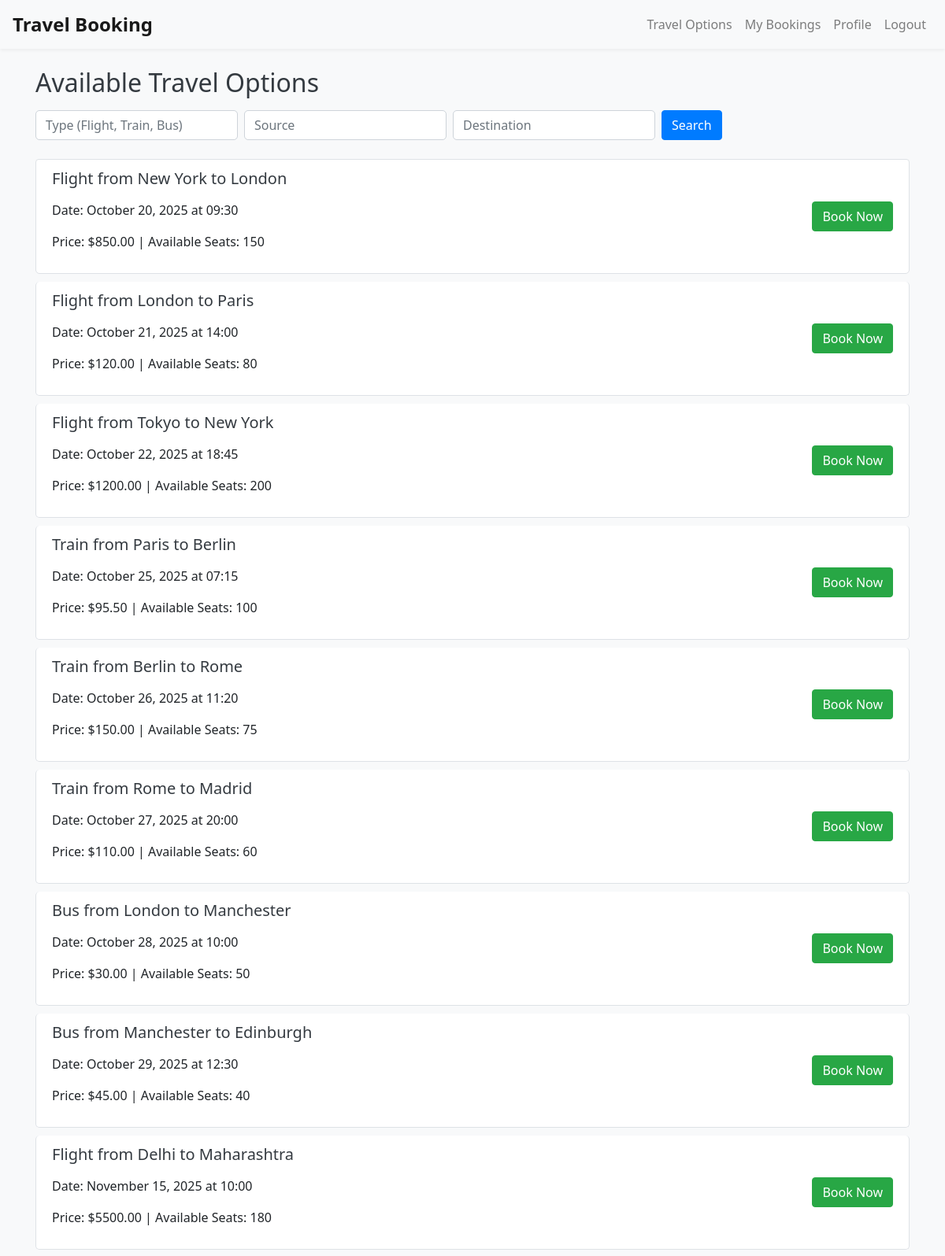
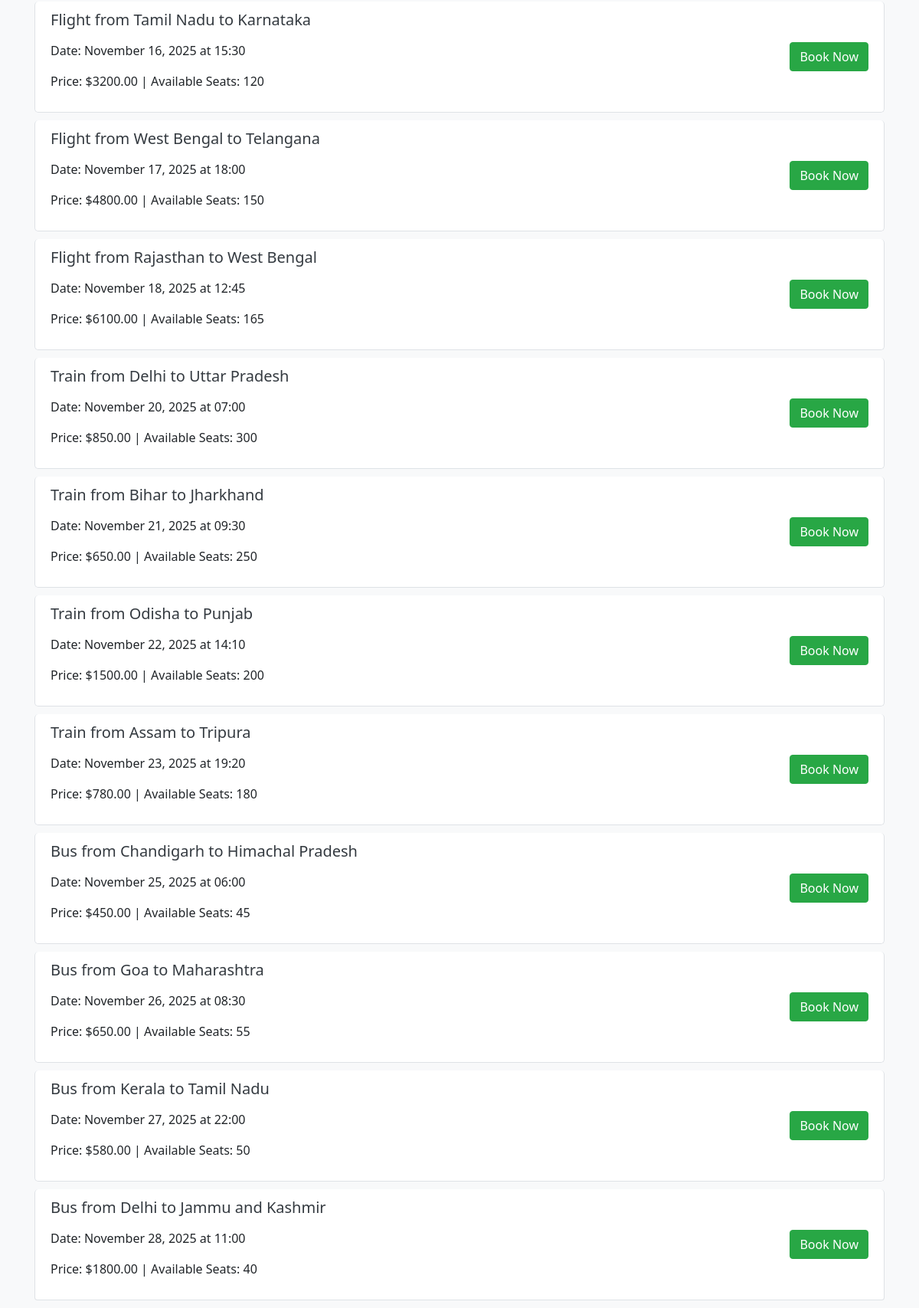
Screenshot of /travel-options/ (signed in) with the database file from the repository (2 pictures, top to bottom).
### booking_app/models.py (models this page shows, shortened)
class TravelOption(models.Model):
    TRAVEL_TYPES = (
        ('Flight', 'Flight'),
        ('Train', 'Train'),
        ('Bus', 'Bus'),
    )
    travel_id = models.CharField(max_length=100, unique=True)
    travel_type = models.CharField(max_length=10, choices=TRAVEL_TYPES)
    source = models.CharField(max_length=100)
    destination = models.CharField(max_length=100)
    date_time = models.DateTimeField()
    price = models.DecimalField(max_digits=10, decimal_places=2)
    available_seats = models.IntegerField()

### booking_app/views.py (the view)
# urls.py: path('travel-options/', views.travel_options, name='travel_options'),
@login_required
def travel_options(request):
    options = TravelOption.objects.all()
    if request.GET.get('type'):
        options = options.filter(travel_type__icontains=request.GET.get('type'))
    if request.GET.get('source'):
        options = options.filter(source__icontains=request.GET.get('source'))
    if request.GET.get('destination'):
        options = options.filter(destination__icontains=request.GET.get('destination'))
    context = {'travel_options': options}
    return render(request, 'travel_options.html', context)

### booking_app/templates/travel_options.html (shortened to what this page needs)
{% extends 'base.html' %}
{% load static %}
{% block content %}
<h2>Available Travel Options</h2>
<form method="get" class="form-inline mb-4">
    <div class="form-group mr-2">
        <input type="text" class="form-control" name="type" placeholder="Type (Flight, Train, Bus)">
    </div>
    <div class="form-group mr-2">
        <input type="text" class="form-control" name="source" placeholder="Source">
    </div>
    <div class="form-group mr-2">
        <input type="text" class="form-control" name="destination" placeholder="Destination">
    </div>
    <button type="submit" class="btn btn-primary">Search</button>
</form>
{% if travel_options %}
    <ul class="list-group">
        {% for option in travel_options %}
        <li class="list-group-item d-flex justify-content-between align-items-center">
            <div>
                <h5>{{ option.travel_type }} from {{ option.source }} to {{ option.destination }}</h5>
                <p>Date: {{ option.date_time|date:"F d, Y" }} at {{ option.date_time|time:"H:i" }}</p>
                <p>Price: ${{ option.price }} | Available Seats: {{ option.available_seats }}</p>
            </div>
            {% if option.available_seats > 0 %}
                <a href="{% url 'book_travel' option.id %}" class="btn btn-success">Book Now</a>
            {% else %}
                <span class="badge badge-danger badge-pill">Sold Out</span>
            {% endif %}
        </li>
        {% endfor %}
    </ul>
{% else %}
    <div class="alert alert-info" role="alert">
        No travel options found.
    </div>
{% endif %}
{% endblock %}

### booking_app/templates/base.html (shortened to what this page needs)
{% load static %}
<!DOCTYPE html>
<html lang="en">
<head>
    <link rel="stylesheet" href="https://stackpath.bootstrapcdn.com/bootstrap/4.5.2/css/bootstrap.min.css">
    <link rel="stylesheet" href="{% static 'css/style.css' %}">
</head>
<body>
    <nav class="navbar navbar-expand-lg navbar-light bg-light">
        <a class="navbar-brand" href="{% url 'home' %}">Travel Booking</a>
        <div class="collapse navbar-collapse" id="navbarNav">
            <ul class="navbar-nav ml-auto">
                <li class="nav-item">
                    <a class="nav-link" href="{% url 'travel_options' %}">Travel Options</a>
                </li>
                {% if user.is_authenticated %}
                <li class="nav-item">
                    <a class="nav-link" href="{% url 'my_bookings' %}">My Bookings</a>
                </li>
                <li class="nav-item">
                    <a class="nav-link" href="{% url 'profile' %}">Profile</a>
                </li>
                <li class="nav-item">
                    <a class="nav-link" href="{% url 'logout' %}">Logout</a>
                </li>
                {% endif %}
            </ul>
        </div>
    </nav>
    <div class="container mt-4">
        {% block content %}
        {% endblock %}
    </div>
</body>
</html>

### booking_app/static/css/style.css (style rules this page uses)
body { font-family: 'Segoe UI', Tahoma, Geneva, Verdana, sans-serif; background-color: #f8f9fa; }
h1, h2, h3, h4, h5, h6 { color: #343a40; margin-bottom: 1rem; }
.navbar { box-shadow: 0 2px 4px rgba(0,0,0,.05); }
.navbar-brand { font-weight: bold; font-size: 1.5rem; }
.form-control { border-radius: 5px; }
.list-group-item { border: 1px solid #dee2e6; border-radius: 5px; margin-bottom: 10px; transition: transform 0.2s; }
.btn-primary { background-color: #007bff; border-color: #007bff; }

### rows the page displays
TravelOption: travel_type "Flight", source "New York", destination "London", date_time "October 20, 2025", date_time "09:30", price "850.00", available_seats "150", shows "Book Now"
TravelOption: travel_type "Flight", source "London", destination "Paris", date_time "October 21, 2025", date_time "14:00", price "120.00", available_seats "80", shows "Book Now"
TravelOption: travel_type "Flight", source "Tokyo", destination "New York", date_time "October 22, 2025", date_time "18:45", price "1200.00", available_seats "200", shows "Book Now"
TravelOption: travel_type "Train", source "Paris", destination "Berlin", date_time "October 25, 2025", date_time "07:15", price "95.50", available_seats "100", shows "Book Now"
TravelOption: travel_type "Train", source "Berlin", destination "Rome", date_time "October 26, 2025", date_time "11:20", price "150.00", available_seats "75", shows "Book Now"
TravelOption: travel_type "Train", source "Rome", destination "Madrid", date_time "October 27, 2025", date_time "20:00", price "110.00", available_seats "60", shows "Book Now"
TravelOption: travel_type "Bus", source "London", destination "Manchester", date_time "October 28, 2025", date_time "10:00", price "30.00", available_seats "50", shows "Book Now"
TravelOption: travel_type "Bus", source "Manchester", destination "Edinburgh", date_time "October 29, 2025", date_time "12:30", price "45.00", available_seats "40", shows "Book Now"
TravelOption: travel_type "Flight", source "Delhi", destination "Maharashtra", date_time "November 15, 2025", date_time "10:00", price "5500.00", available_seats "180", shows "Book Now"
TravelOption: travel_type "Flight", source "Tamil Nadu", destination "Karnataka", date_time "November 16, 2025", date_time "15:30", price "3200.00", available_seats "120", shows "Book Now"
TravelOption: travel_type "Flight", source "West Bengal", destination "Telangana", date_time "November 17, 2025", date_time "18:00", price "4800.00", available_seats "150", shows "Book Now"
TravelOption: travel_type "Flight", source "Rajasthan", destination "West Bengal", date_time "November 18, 2025", date_time "12:45", price "6100.00", available_seats "165", shows "Book Now"
TravelOption: travel_type "Train", source "Delhi", destination "Uttar Pradesh", date_time "November 20, 2025", date_time "07:00", price "850.00", available_seats "300", shows "Book Now"
TravelOption: travel_type "Train", source "Bihar", destination "Jharkhand", date_time "November 21, 2025", date_time "09:30", price "650.00", available_seats "250", shows "Book Now"
TravelOption: travel_type "Train", source "Odisha", destination "Punjab", date_time "November 22, 2025", date_time "14:10", price "1500.00", available_seats "200", shows "Book Now"
TravelOption: travel_type "Train", source "Assam", destination "Tripura", date_time "November 23, 2025", date_time "19:20", price "780.00", available_seats "180", shows "Book Now"
TravelOption: travel_type "Bus", source "Chandigarh", destination "Himachal Pradesh", date_time "November 25, 2025", date_time "06:00", price "450.00", available_seats "45", shows "Book Now"
TravelOption: travel_type "Bus", source "Goa", destination "Maharashtra", date_time "November 26, 2025", date_time "08:30", price "650.00", available_seats "55", shows "Book Now"
TravelOption: travel_type "Bus", source "Kerala", destination "Tamil Nadu", date_time "November 27, 2025", date_time "22:00", price "580.00", available_seats "50", shows "Book Now"
TravelOption: travel_type "Bus", source "Delhi", destination "Jammu and Kashmir", date_time "November 28, 2025", date_time "11:00", price "1800.00", available_seats "40", shows "Book Now"
